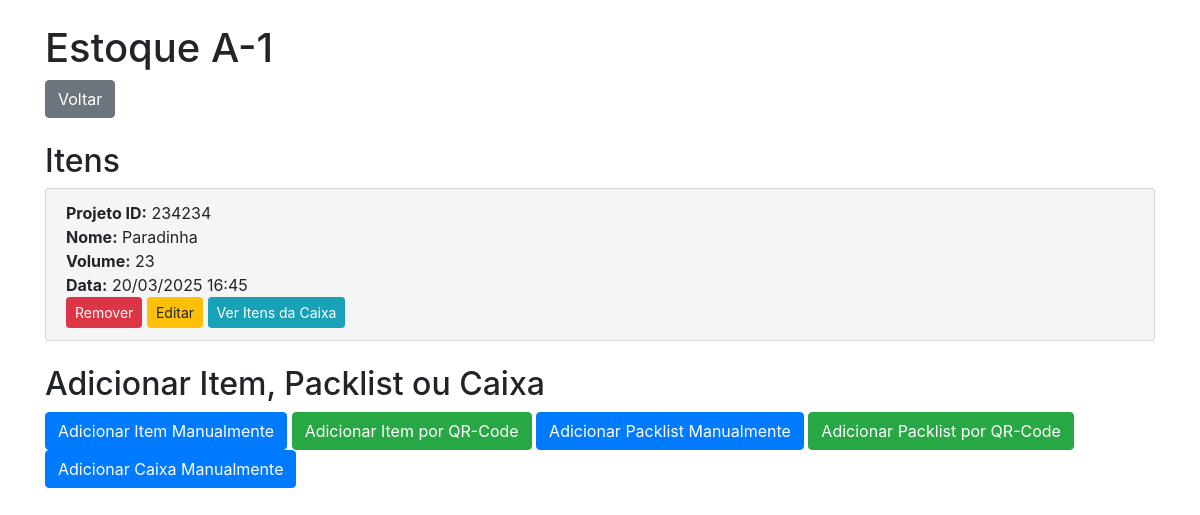
Screenshot of /celula/1 with the database file from the repository.
### app.py (models this page shows)
class Estoque(db.Model):
    id = db.Column(db.Integer, primary_key=True)
    nome = db.Column(db.String(50), nullable=False)

class Celula(db.Model):
    id = db.Column(db.Integer, primary_key=True)
    estoque_id = db.Column(db.Integer, db.ForeignKey('estoque.id'), nullable=False)
    linha = db.Column(db.Integer, nullable=False)
    coluna = db.Column(db.Integer, nullable=False)
    estoque = db.relationship('Estoque', backref='celulas')

class Item(db.Model):
    id = db.Column(db.Integer, primary_key=True)
    celula_id = db.Column(db.Integer, db.ForeignKey('celula.id'), nullable=False)
    caixa_id = db.Column(db.Integer, db.ForeignKey('item.id'), nullable=True)
    projeto_id = db.Column(db.String(50), nullable=False)
    ordem_id = db.Column(db.String(50), nullable=False)
    produto_id = db.Column(db.String(50), nullable=True)
    nome = db.Column(db.String(100), nullable=False)
    quantidade = db.Column(db.Integer, nullable=False)
    unidade = db.Column(db.String(20), nullable=True)
    tipo = db.Column(db.String(20), default='item')
    volume = db.Column(db.String(20), nullable=True)
    sistema = db.Column(db.String(50), nullable=True)
    data_adicionado = db.Column(db.DateTime, default=db.func.current_timestamp())
    packlist_items = db.relationship('PacklistItem', backref='packlist', lazy=True, cascade="all, delete-orphan")
    itens_na_caixa = db.relationship('Item', backref=db.backref('caixa', remote_side=[id]), lazy=True)

### app.py (the view, shortened to what this page needs)
@app.route('/celula/<int:celula_id>', methods=['GET', 'POST'])
def celula(celula_id):
    celula = Celula.query.get_or_404(celula_id)
    itens = Item.query.filter_by(celula_id=celula_id).all()
    return render_template('celula.html', celula=celula, itens=itens)

### templates/celula.html (shortened to what this page needs)
{% extends "base.html" %}
{% block content %}
<h1>{{ celula.estoque.nome }}-{{ celula.linha * 3 + celula.coluna + 1 }}</h1>
<a href="{{ url_for('estoque', estoque_id=celula.estoque_id) }}" class="btn btn-secondary mb-4">Voltar</a>
<h2>Itens</h2>
<ul class="list-group mb-4">
  {% for item in itens %}
  {% if not item.caixa_id %}
  <li class="list-group-item {% if item.tipo == 'caixa' %}bg-cinza-mais-claro{% elif item.tipo == 'packlist' %}bg-verde-neutro{% else %}bg-lilas{% endif %}">
    <strong>Projeto ID:</strong> {{ item.projeto_id }}<br />
    <strong>Nome:</strong> {{ item.nome }}<br />
    {% if item.volume %}
    <strong>Volume:</strong> {{ item.volume }}<br />
    {% endif %}
    <strong>Data:</strong> {{ item.data_adicionado.strftime('%d/%m/%Y %H:%M') }}<br />
    <a href="{{ url_for('remover_item', item_id=item.id) }}" class="btn btn-danger btn-sm">Remover</a>
    <a href="{{ url_for('editar_item', item_id=item.id) }}" class="btn btn-warning btn-sm">Editar</a>
    {% if item.tipo == 'caixa' %}
    <button class="btn btn-info btn-sm" onclick="toggleCaixaDetails('caixa_{{ item.id }}')">Ver Itens da Caixa</button>
    {% endif %}
  </li>
  {% endif %}
  {% endfor %}
</ul>
<h2>Adicionar Item, Packlist ou Caixa</h2>
<div class="mb-3">
  <button type="button" class="btn btn-primary" id="btnManualItem">Adicionar Item Manualmente</button>
  <button type="button" class="btn btn-success" id="btnQrItem">Adicionar Item por QR-Code</button>
  <button type="button" class="btn btn-primary" id="btnManualPacklist">Adicionar Packlist Manualmente</button>
  <button type="button" class="btn btn-success" id="btnQrPacklist">Adicionar Packlist por QR-Code</button>
  <button type="button" class="btn btn-primary" id="btnManualCaixa">Adicionar Caixa Manualmente</button>
</div>
{% endblock %}

### templates/celula.html (style rules this page uses)
.bg-cinza-mais-claro { background-color: #f5f5f5; }

### rows the page displays
Estoque: estoque.nome "Estoque A"
Celula: celula.linha*3+celula.coluna+1 "1"
Item: projeto_id "234234", nome "Paradinha", volume "23", data_adicionado "20/03/2025 16:45"
